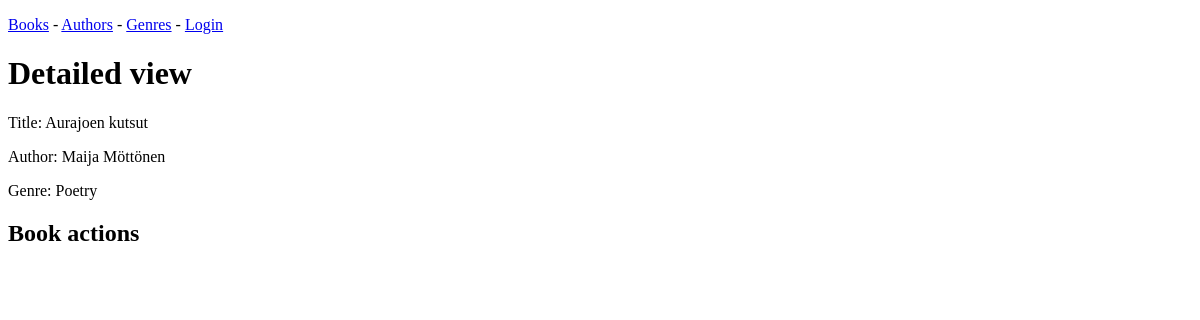
Before: /books/2 with the older database file.
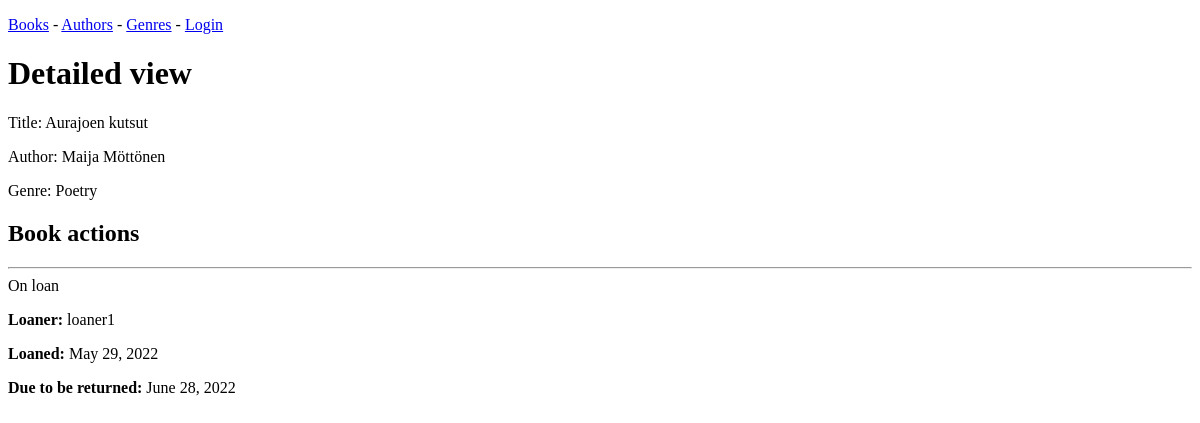
After: the same page with the newer database file.
### booksofmine/models.py (models this page shows)
class BookInstance(models.Model):
    def get_duedate():
        return datetime.today() + timedelta(days=30)
    user = models.ForeignKey('auth.User',null=True, on_delete=models.SET_NULL)
    book = models.ForeignKey('Book', null=True,on_delete=models.SET_NULL)
    loan_date = models.DateField(null=True, blank=True, default=datetime.today)
    due_back = models.DateField(null=True, blank=True, default=get_duedate)
    LOAN_STATUS = (
            ('o', 'On loan'),
            ('a', 'Available'),
            ('r', 'Reserved'),
        )
    status = models.CharField(
            max_length=1,
            choices=LOAN_STATUS,
            blank=True,
            default='o',
            help_text='Book availability',
        )

### booksofmine/views.py (the view)
# urls.py: path('books/<int:pk>', views.BookDetailView.as_view()),
class BookDetailView(DetailView):
	model = models.Book

### booksofmine/models.py (called while the page is built)
    def __str__(self):
        return f"{self.genre}"

### booksofmine/templates/booksofmine/book_detail.html (shortened to what this page needs)
{% extends "booksofmine/base.html" %}
{% block content %}
<h1>Detailed view</h1>
<p>Title: {{ object.title }}</p>
<p>Author: {{ object.author.name }}</p>
<p>Genre: {{ object.genre }}</p>
<h2>Book actions</h2>
{% for book in book.bookinstance_set.all %}
<hr>
      {{ book.get_status_display }}
      {% if book.status != 'a' %}
	<p><strong>Loaner:</strong> {{ book.user }}</p>
	<p><strong>Loaned:</strong> {{ book.loan_date }}</p>
	<p><strong>Due to be returned:</strong> {{ book.due_back }}</p>
      {% endif %}
{% endfor %}
{% endblock content %}

Changed rows visible on the page:
added BookInstance: status "On loan", user "loaner1", loan_date "May 29, 2022", due_back "June 28, 2022"
